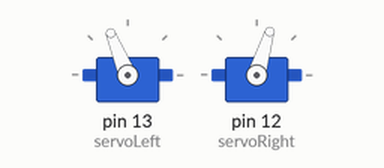
Simulated run of this sketch. Board: Arduino Uno, built with avr-gcc and run on an emulated ATmega328P. Shown: 2 × servo.

Above: at 0.1 s.
At 19.6 s:
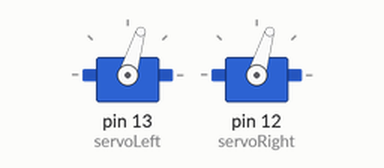
At 43.5 s:
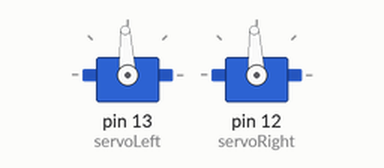
Timing chart, 0 to 45.0 s (numbered marks = the images above):
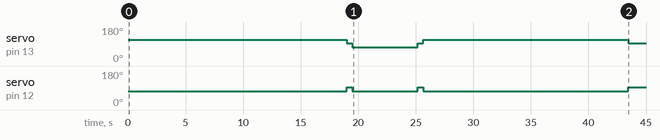

The sketch:

motionlab2.ino
```cpp
#include <Servo.h>

// variables
Servo servoLeft, servoRight;


// functions
void stopbot()
{
  servoLeft.writeMicroseconds(1500);
  servoRight.writeMicroseconds(1500);

}

void forward(int percentage, float timeinSeconds)
{
  int leftSpeed, rightSpeed, milliseconds;
  milliseconds = (int)(timeinSeconds * 100);
  if(percentage > 100)
      percentage = 100;
  else if(percentage < 0)
      percentage = 0;
  leftSpeed = 1500 + (percentage *2);
  rightSpeed = 1500 - (percentage * 2);
  servoLeft.writeMicroseconds(leftSpeed);
  servoRight.writeMicroseconds(rightSpeed);
  delay(milliseconds);
  stopbot();
}

void turnLeft (int percentage, float timeinSeconds)
{
   int leftSpeed, rightSpeed, milliseconds;
  milliseconds = (int)(timeinSeconds * 100);
  if(percentage > 100)
      percentage = 100;
  else if(percentage < 0)
      percentage = 0;
  leftSpeed = 1500 - (percentage *2);
  rightSpeed = 1500 - (percentage * 2);
  servoLeft.writeMicroseconds(leftSpeed);
  servoRight.writeMicroseconds(rightSpeed);
  delay(milliseconds);
  stopbot();
}


void setup() {
     servoLeft.attach(13);
    servoRight.attach(12);
     stopbot();
     forward(100,190);
     delay(500);
     turnLeft(100,56.5);
     delay(500);
     forward(100,178);

}

void loop() {
 // forward(100,2);

}
```

Measured:
- by itself, servo on pin 12 (servoRight): goes 93° 0.50 s, 73° 5.7 s, 93° 0.50 s, 73° 17.8 s, then 93°
- by itself, servo on pin 13 (servoLeft): 112° → 93° at 19.0 s, → 73° 0.50 s later, → 93° 5.7 s later, → 112° 0.50 s later, … (5 changes in this stretch)
